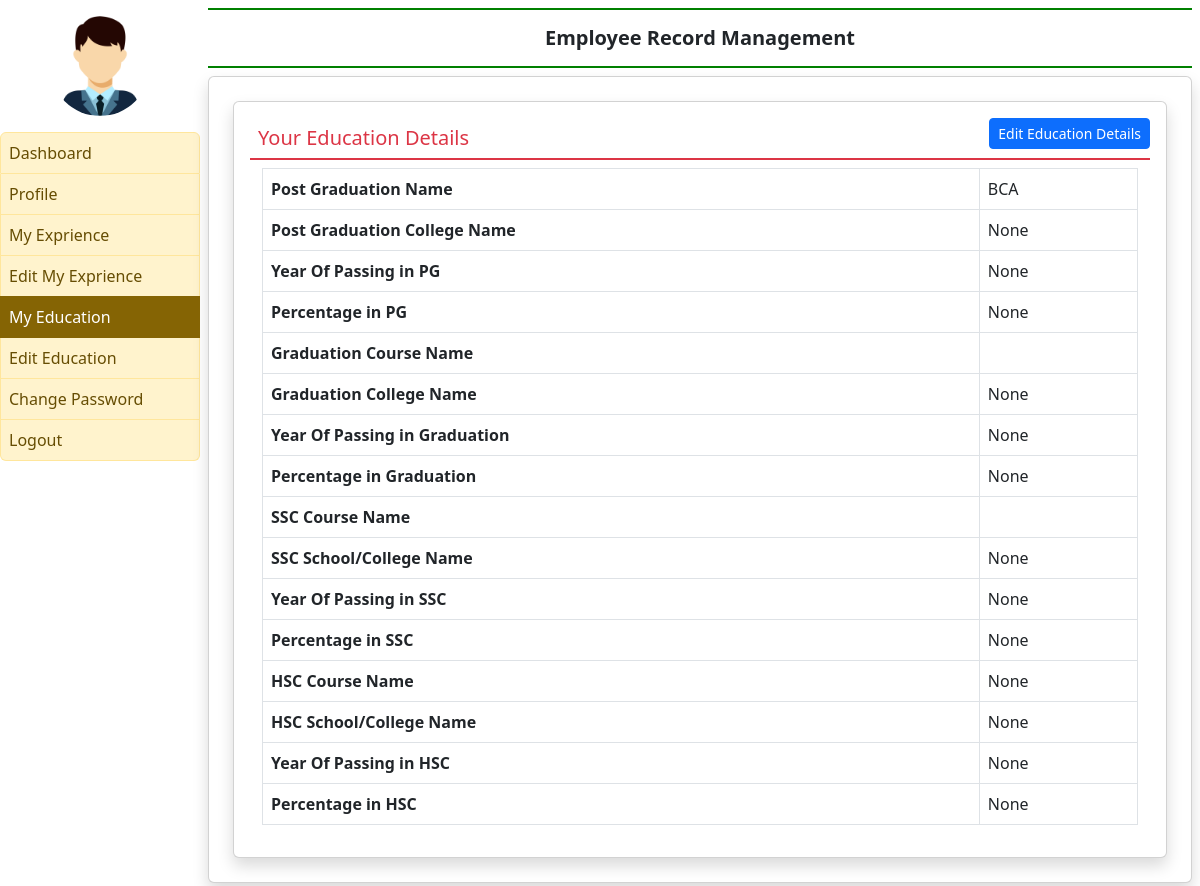
The page /my_education/ (signed in) on the database its author committed.
### employeeApp/models.py (models this page shows, shortened)
class EmployeeEducation(models.Model):
    user = models.ForeignKey(User, on_delete=models.CASCADE)
    coursepg = models.CharField(max_length=100)
    schoolclgpg = models.CharField(max_length=200, null=True)
    yearofpassingpg = models.CharField(max_length=28, null=True)
    percentagepg = models.CharField(max_length=30, null=True)
    coursegra = models.CharField(max_length=100)
    schoolclggra = models.CharField(max_length=200, null=True)
    yearofpassinggra = models.CharField(max_length=28, null=True)
    percentagegra = models.CharField(max_length=30, null=True)
    coursessc = models.CharField(max_length=100)
    schoolclgssc = models.CharField(max_length=200, null=True)
    yearofpassingssc = models.CharField(max_length=28, null=True)
    percentagessc = models.CharField(max_length=30, null=True)
    coursehsc = models.CharField(max_length=100, null=True)
    schoolclgsc = models.CharField(max_length=200, null=True)
    yearofpassingsc = models.CharField(max_length=28, null=True)
    percentagesc = models.CharField(max_length=30, null=True)

### employeeApp/views.py (the view)
# urls.py: path('my_education/',views.my_education,name='my_education'),
def my_education(request):
    if not request.user.is_authenticated:
        return redirect('emp_login')
    user = request.user
    try:
        education = EmployeeEducation.objects.get(user=user)
    except EmployeeEducation.DoesNotExist:
        education = None  # Set to None if no experience is found
    return render(request, 'my_education.html', {'education': education})  # Pass 'exp' to the template

### templates/my_education.html (shortened to what this page needs)
{% extends "emp_base.html" %}
{% block main %}
<!DOCTYPE html>
<html lang="en">
<head>
    <link href="https://stackpath.bootstrapcdn.com/bootstrap/5.3.0/css/bootstrap.min.css" rel="stylesheet" />
    <link rel="stylesheet" href="https://cdnjs.cloudflare.com/ajax/libs/font-awesome/6.0.0/css/all.min.css" />
</head>
<body>
    <div class="card shadow m-2">
        <div class="card-body">
            <a href="{% url 'edit_myeducation' %}" class="btn btn-primary float-right btn-sm">Edit Education Details</a>
            <h5 class="p-2 text-danger" style="border-bottom: 2px solid">Your Education Details</h5>
            <div class="container-fluid">
                <table class="table table-bordered">
                    <tr>
                        <th>Post Graduation Name</th>
                        <td>{{ education.coursepg }}</td>
                    </tr>
                    <tr>
                        <th>Post Graduation College Name</th>
                        <td>{{ education.schoolclgpg }}</td>
                    </tr>
                    <tr>
                        <th>Year Of Passing in PG</th>
                        <td>{{ education.yearofpassingpg }}</td>
                    </tr>
                    <tr>
                        <th>Percentage in PG</th>
                        <td>{{ education.percentagepg }}</td>
                    </tr>
                    <tr>
                        <th>Graduation Course Name</th>
                        <td>{{ education.coursegra }}</td>
                    </tr>
                    <tr>
                        <th>Graduation College Name</th>
                        <td>{{ education.schoolclggra }}</td>
                    </tr>
                    <tr>
                        <th>Year Of Passing in Graduation</th>
                        <td>{{ education.yearofpassinggra }}</td>
                    </tr>
                    <tr>
                        <th>Percentage in Graduation</th>
                        <td>{{ education.percentagegra }}</td>
                    </tr>
                    <tr>
                        <th>SSC Course Name</th>
                        <td>{{ education.coursessc }}</td>
                    </tr>
                    <tr>
                        <th>SSC School/College Name</th>
                        <td>{{ education.schoolclgssc }}</td>
                    </tr>
                    <tr>
                        <th>Year Of Passing in SSC</th>
                        <td>{{ education.yearofpassingssc }}</td>
                    </tr>
                    <tr>
                        <th>Percentage in SSC</th>
                        <td>{{ education.percentagessc }}</td>
                    </tr>
                    <tr>
                        <th>HSC Course Name</th>
                        <td>{{ education.coursehsc }}</td>
                    </tr>
                    <tr>
                        <th>HSC School/College Name</th>
                        <td>{{ education.schoolclgsc }}</td>
                    </tr>
                    <tr>
                        <th>Year Of Passing in HSC</th>
                        <td>{{ education.yearofpassingsc }}</td>
                    </tr>
                    <tr>
                        <th>Percentage in HSC</th>
                        <td>{{ education.percentagesc }}</td>
                    </tr>
                </table>
            </div>
        </div>
    </div>
</body>
</html>
{% endblock %}

### rows shown on the page
EmployeeEducation: coursepg "BCA", schoolclgpg "None", yearofpassingpg "None", percentagepg "None", schoolclggra "None", yearofpassinggra "None", percentagegra "None", schoolclgssc "None", yearofpassingssc "None", percentagessc "None", coursehsc "None", schoolclgsc "None", yearofpassingsc "None", percentagesc "None"
